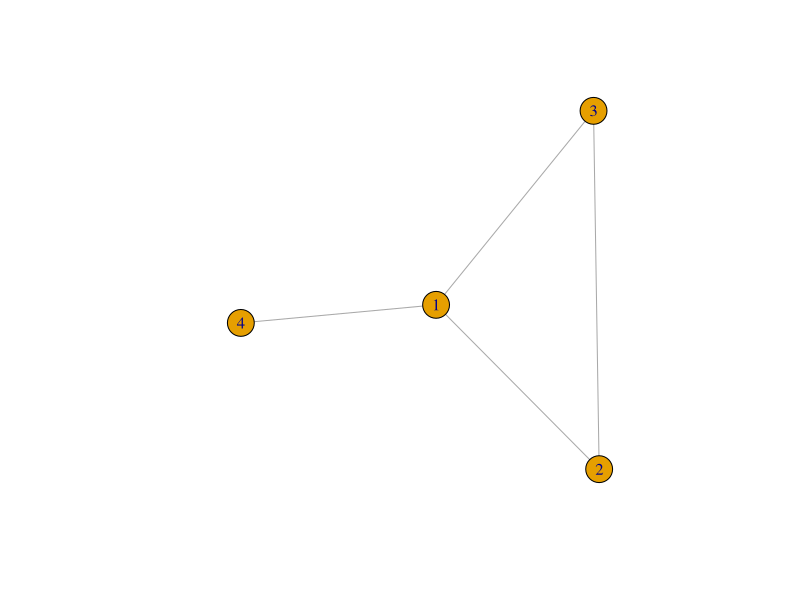
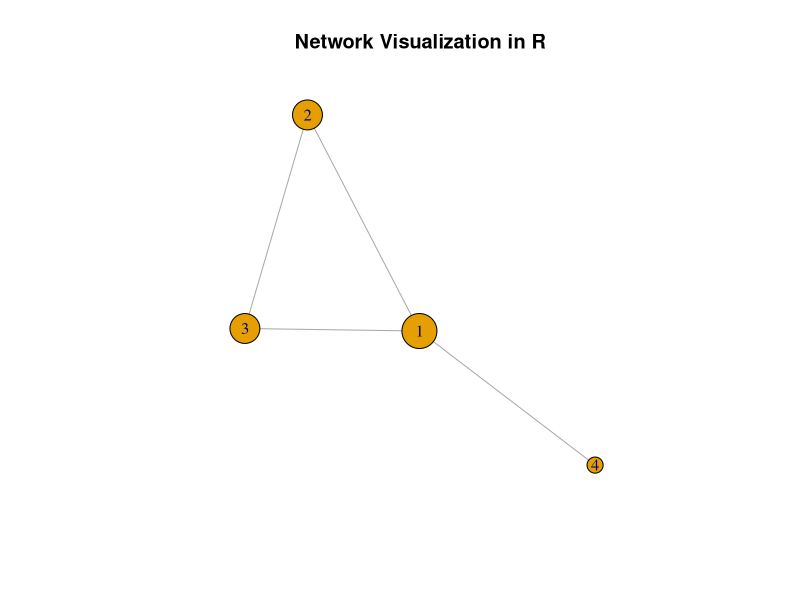
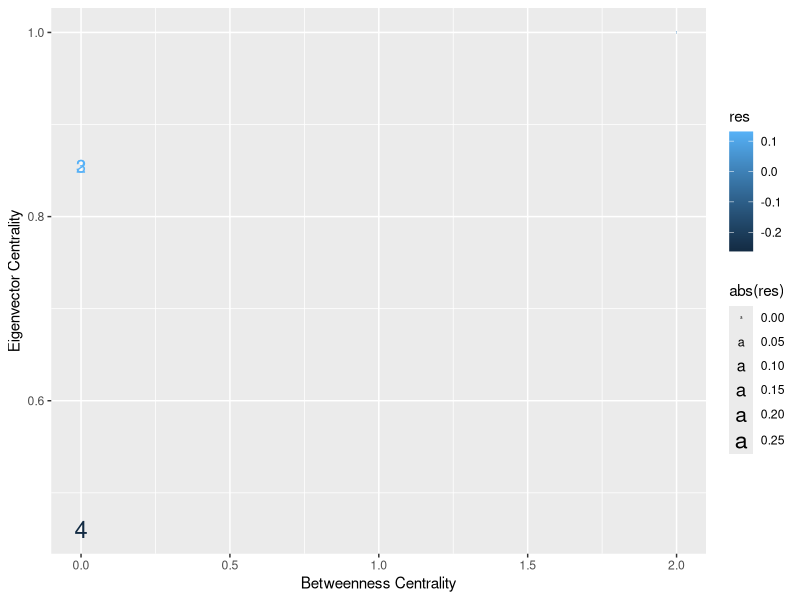

Source code (R) for these figures, in order:
## ---- chunk 1
# specify the adjacency matrix
A <- matrix(c(0,1,1,1,1,0,1,0,1,1,0,0,1,0,0,0 ),4,4, byrow= TRUE)
A
EV <- eigen(A) # compute eigenvalues and eigenvectors
max(EV$values)  # find the maximum eigenvalue
EV
# get the eigenvector associated with the largest eigenvalue
centrality <- data.frame(EV$vectors[,1]) 
names(centrality) <- "Centrality"
print(centrality)
## ---- chunk 2
library(igraph)
G<-graph.adjacency(A, mode=c("undirected"))               
# convert adjacency matrix to an igraph object


cent<-data.frame(bet=betweenness(G),eig=evcent(G)$vector) 
# calculate betweeness & eigenvector centrality 
cent
lm(eig~bet,data=cent)
lm(eig~bet,data=cent)$residuals
res<-as.vector(lm(eig~bet,data=cent)$residuals)           
# calculate residuals
res
cent<-transform(cent,res=res)                             
# add to centrality data set
cent
write.csv(cent,"r_keyactorcentrality.csv")                
# save in project folder
 
plot(G, layout = layout.fruchterman.reingold)             
# network visualization
 
as.vector(rownames(cent))
cent
evcent(G)
evcent(G)$vector

## ---- chunk 3

# create vertex names and scale by centrality
plot(G, layout = layout.fruchterman.reingold, vertex.size = 20*evcent(G)$vector, vertex.label = as.vector(rownames(cent)), main = 'Network Visualization in R')
## ---- chunk 4
 
# key actor analysis - plot eigenvector centrality vs. betweeness
# and scale by residuals from regression: eig~bet
# install.packages('ggplot2') 
library(ggplot2)
 
p<-ggplot(cent,aes(x=bet,y=eig,label=rownames(cent),colour=res,              size=abs(res)))+xlab("Betweenness Centrality")+ylab("Eigenvector Centrality")
pdf('key_actor_analysis.pdf')
p+geom_text()
 
dev.off()
